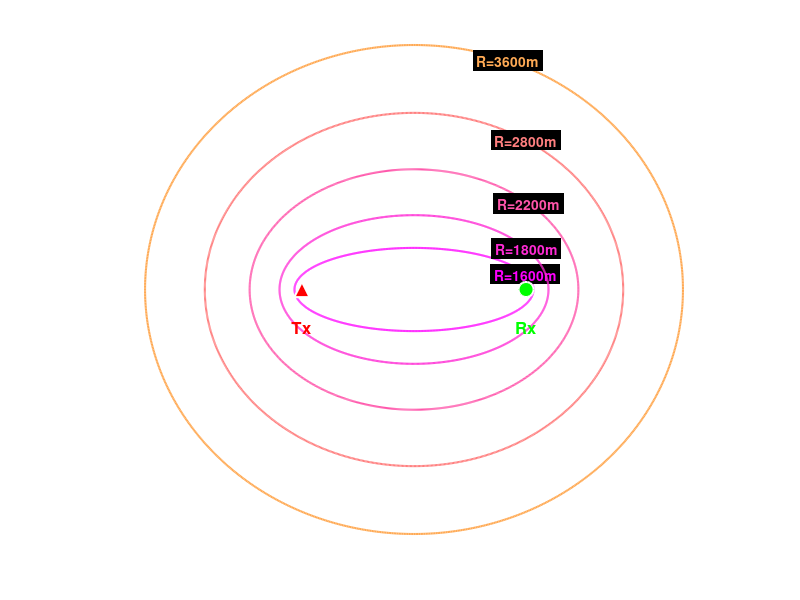

Here is the MATLAB script that generated this plot:
clear; clc; close all;

%% 1. Konfiguracja
L = 1500; % Długość bazy [m]
R_sums = [1600, 1800, 2200, 2800, 3600]; % Izolinie

Tx_pos = [-L/2, 0];
Rx_pos = [L/2, 0];
theta = linspace(0, 2*pi, 1000);

%% 2. Ustawienia Wykresu (Dark Mode)
figure('Name', 'Elipsy Bistatyczne (Dark)', ...
       'Color', 'k', ...                 % Czarne tło okna
       'Position', [100, 100, 900, 700]);

ax = gca;
hold on; axis equal; grid on;

% Stylizacja osi na biało
set(ax, 'Color', 'k');          % Czarne tło wykresu
set(ax, 'XColor', 'w');         % Białe osie X
set(ax, 'YColor', 'w');         % Białe osie Y
set(ax, 'GridColor', 'w');      % Biała siatka
set(ax, 'GridAlpha', 0.25);     % Przezroczystość siatki (żeby nie raziła)
set(ax, 'LineWidth', 1.2);

% Paleta kolorów (jasna, dobrze widoczna na czarnym)
colors = spring(length(R_sums) + 2); 

%% 3. Rysowanie Elips
for i = 1:length(R_sums)
    Rb = R_sums(i);
    a = Rb / 2;
    c = L / 2;
    
    if a <= c, continue; end
    b = sqrt(a^2 - c^2);
    
    x = a * cos(theta);
    y = b * sin(theta);
    
    % Rysowanie linii
    plot(x, y, 'LineWidth', 1.5, 'Color', colors(i,:));
    
    % --- INTELIGENTNE POZYCJONOWANIE NAPISÓW ---
    % Zmieniamy kąt dla każdej kolejnej elipsy, aby napisy się nie nakładały.
    % Startujemy od 10 stopni i przesuwamy o 12 stopni dla każdej kolejnej.
    angle_deg = 10 + (i * 12); 
    
    % Konwersja kąta na indeks w wektorze theta (0..360 -> 1..1000)
    idx = round((angle_deg / 360) * length(theta));
    
    % Pobranie współrzędnych
    x_lbl = x(idx);
    y_lbl = y(idx);
    
    label_str = sprintf('R=%dm', Rb);
    
    % Dodanie tekstu
    text(x_lbl, y_lbl, label_str, ...
        'Color', colors(i,:), ...       % Kolor tekstu taki sam jak elipsy
        'BackgroundColor', 'k', ...     % Czarne tło pod tekstem (zasłania linię i siatkę)
        'EdgeColor', 'none', ...        % Brak ramki (wygląda nowocześniej na czarnym)
        'FontSize', 10, ...
        'FontWeight', 'bold', ...
        'HorizontalAlignment', 'center');
end

%% 4. Rysowanie Tx, Rx i Bazy
% Linia bazy (biała, przerywana)
plot([Tx_pos(1), Rx_pos(1)], [0, 0], 'w--', 'LineWidth', 1, 'DisplayName', 'Baza');

% Tx (Czerwony trójkąt z białą obwódką)
plot(Tx_pos(1), Tx_pos(2), '^', 'MarkerSize', 11, ...
    'MarkerFaceColor', 'r', 'MarkerEdgeColor', 'w', 'LineWidth', 1.5);
text(Tx_pos(1), -250, 'Tx', 'Color', 'r', ...
    'HorizontalAlignment', 'center', 'FontWeight', 'bold', 'FontSize', 12);

% Rx (Zielone koło z białą obwódką)
plot(Rx_pos(1), Rx_pos(2), 'o', 'MarkerSize', 11, ...
    'MarkerFaceColor', 'g', 'MarkerEdgeColor', 'w', 'LineWidth', 1.5);
text(Rx_pos(1), -250, 'Rx', 'Color', 'g', ...
    'HorizontalAlignment', 'center', 'FontWeight', 'bold', 'FontSize', 12);

%% 5. Opisy
xlabel('Odległość X [m]', 'Color', 'w', 'FontSize', 16, 'FontWeight', 'bold');
ylabel('Odległość Y [m]', 'Color', 'w', 'FontSize', 16, 'FontWeight', 'bold');
title(sprintf('Geometria Bistatyczna (Baza L = %d m)', L), ...
    'Color', 'w', 'FontSize', 18, 'FontWeight', 'bold');

% Marginesy widoku
max_R = max(R_sums);
xlim([-max_R/1.8, max_R/1.8]);
ylim([-max_R/2.2, max_R/2.2]);

hold off;
